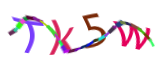
#> input picture image_detect/captchaNew.jpg, 160 x 70 px, given in place of tw_photo.jpg, which was not available; the run also reads 1 picture not shown here
$ jupyter execute --allow-errors machine_learning_yanzhenma.ipynb   (shell and % lines are left out)   (older library calls are emulated)
#> lines starting #> are read from the running program, lines starting #| are printed output that depends on the picture; after the words box and inside, x2 and y2 are one past the last pixel; in counts of white or black regions, pixels touching at a corner belong together; pictures that were not available may be replaced by others from this repository, and a replacement may not be noted
[cell 1]
import cv2
import matplotlib
import matplotlib.pyplot as plt
from PIL import Image
import os
import PIL
import numpy as np
#> (the rest of this cell did not finish here and is left out)

[cell 2]
import requests
#> (the rest of this cell did not finish here and is left out)

[cell 3]
img = Image.open('tw_photo.jpg').convert('RGB')
plt.imshow(img)
np_img = np.array(img)

[cell 4]
plt.imshow(np_img)

[cell 5]
gray = cv2.cvtColor(np_img,cv2.COLOR_BGR2GRAY)
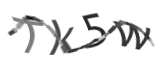
#> gray: shape (70, 160); min 26, max 255, mean 230.9

[cell 6]
ret,thresh = cv2.threshold(gray,127,255,0)
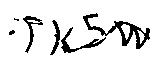
#> thresh: shape (70, 160); 89.7% white; 6 black regions (1 under 20 px)

[cell 7]
ret

[cell 8]
thresh

[cell 9]
plt.imshow(thresh)

[cell 10]
img,contour,hier = cv2.findContours(thresh,cv2.RETR_TREE,cv2.CHAIN_APPROX_SIMPLE)
#> contour = 9 contours, 1 with area under 20; largest, box (x1, y1, x2, y2) and area: (0, 0, 160, 70) 10971, (82, 12, 151, 50) 818, (60, 26, 107, 54) 316, (22, 15, 44, 54) 244, (49, 19, 61, 56) 169, (121, 24, 130, 40) 69, (137, 30, 145, 44) 34, (8, 29, 16, 36) 28

[cell 11]
img

[cell 12]
contour
#> Out has the same summary as contour

[cell 13]
cnts=sorted([(c,cv2.boundingRect(c)[0]) for c in contour],key=lambda x:x[1])
#> cnts = 9 items

[cell 14]
rets =[]
for c,b in cnts:
    x,y,w,h = cv2.boundingRect(c)
    if h==24:
        if w>20:
            rets.append((x,y,int(w/2),h))
            rets.append((x,y+int(w/2),int(w/2),h))
        else:
            rets.append((x,y,w,h))
#> this loop made 9 passes
#> (b, x, y, w, h) on passes 2 to 9: (8, 8, 29, 8, 7), (13, 13, 17, 7, 5), (22, 22, 15, 22, 39), (49, 49, 19, 12, 37), (60, 60, 26, 47, 28), (82, 82, 12, 69, 38), (121, 121, 24, 9, 16), (137, 137, 30, 8, 14)
#> (c, b, x, y, w, h) on pass 1: ([[0, 0], [0, 69], [159, 69], [159, 0]], 0, 0, 0, 160, 70)
#> after the loop, rets = []

[cell 15]
rets

[cell 16]
import time
for idx,cord in enumerate(rets):
    print(cord)
    (x,y,w,h) = cord
    plt.imsave('{}.jpg'.format(idx),thresh[y:y+h,x:x+w])
#> this loop made 0 passes
#     time.sleep(5)

[cell 17]
input_folder = r'C:\OneDrive\code\bilibili_recognize_captcha_and_get_kit\douplings\douplings-{}'

[cell 18]
datas=[]
labels=[]
for digital in range(0,12):
    for file in os.listdir(input_folder.format(digital)):
#         print(file)
        full_path = input_folder.format(digital)+'\\'+file
#         print(file)
        img = Image.open(full_path).convert('1')
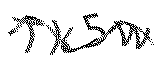
#> img: PIL image 160x70 1; 91% white; black in thin lines or dots, all inside (x1, y1, x2, y2) = (8, 13, 154, 55)
#         img=img.resize((12,15),PIL.Image.ANTIALIAS)
        datas.append([pixel for pixel in iter(img.getdata())])
        labels.append(digital)

[cell 19]
len(datas)

[cell 20]
datas[1]

[cell 21]
len(labels)

[cell 22]
np_data = np.array(datas)

[cell 23]
np_data.shape
#> Out = (12, 11200)
